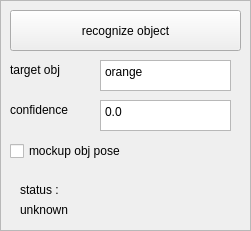
  <widget class="QFrame" name="fraPerception">
   <property name="geometry">
    <rect>
     <x>310</x>
     <y>310</y>
     <width>251</width>
     <height>231</height>
    </rect>
   </property>
   <property name="minimumSize">
    <size>
     <width>141</width>
     <height>41</height>
    </size>
   </property>
   <property name="frameShape">
    <enum>QFrame::StyledPanel</enum>
   </property>
   <property name="frameShadow">
    <enum>QFrame::Plain</enum>
   </property>
   <property name="lineWidth">
    <number>1</number>
   </property>
   <widget class="QPushButton" name="cmdPerception_recognize_obj">
    <property name="geometry">
     <rect>
      <x>10</x>
      <y>10</y>
      <width>231</width>
      <height>41</height>
     </rect>
    </property>
    <property name="text">
     <string>recognize object</string>
    </property>
   </widget>
   <widget class="QLabel" name="label_perception_target_object_name">
    <property name="geometry">
     <rect>
      <x>10</x>
      <y>60</y>
      <width>81</width>
      <height>21</height>
     </rect>
    </property>
    <property name="text">
     <string>&lt;html&gt;&lt;head/&gt;&lt;body&gt;&lt;p&gt;target obj&lt;/p&gt;&lt;/body&gt;&lt;/html&gt;</string>
    </property>
   </widget>
   <widget class="QPlainTextEdit" name="txtPerception_target_obj_name">
    <property name="geometry">
     <rect>
      <x>100</x>
      <y>60</y>
      <width>131</width>
      <height>31</height>
     </rect>
    </property>
    <property name="tabChangesFocus">
     <bool>false</bool>
    </property>
    <property name="plainText">
     <string>orange</string>
    </property>
    <property name="placeholderText">
     <string/>
    </property>
   </widget>
   <widget class="QLabel" name="label_perception_recognized_question_mark">
    <property name="geometry">
     <rect>
      <x>20</x>
      <y>180</y>
      <width>51</width>
      <height>21</height>
     </rect>
    </property>
    <property name="text">
     <string>&lt;html&gt;&lt;head/&gt;&lt;body&gt;&lt;p&gt;status :&lt;/p&gt;&lt;/body&gt;&lt;/html&gt;</string>
    </property>
   </widget>
   <widget class="QLabel" name="lblPerception_status_feedback">
    <property name="geometry">
     <rect>
      <x>20</x>
      <y>200</y>
      <width>221</width>
      <height>21</height>
     </rect>
    </property>
    <property name="text">
     <string>&lt;html&gt;&lt;head/&gt;&lt;body&gt;&lt;p&gt;unknown&lt;/p&gt;&lt;/body&gt;&lt;/html&gt;</string>
    </property>
   </widget>
   <widget class="QPlainTextEdit" name="txtPerception_confidence">
    <property name="geometry">
     <rect>
      <x>100</x>
      <y>100</y>
      <width>131</width>
      <height>31</height>
     </rect>
    </property>
    <property name="tabChangesFocus">
     <bool>false</bool>
    </property>
    <property name="plainText">
     <string>0.0</string>
    </property>
    <property name="placeholderText">
     <string/>
    </property>
   </widget>
   <widget class="QLabel" name="lblPerception_confidence">
    <property name="geometry">
     <rect>
      <x>10</x>
      <y>100</y>
      <width>81</width>
      <height>21</height>
     </rect>
    </property>
    <property name="text">
     <string>&lt;html&gt;&lt;head/&gt;&lt;body&gt;&lt;p&gt;confidence&lt;/p&gt;&lt;/body&gt;&lt;/html&gt;</string>
    </property>
   </widget>
   <widget class="QCheckBox" name="chkPerceptionMockupObjPose">
    <property name="geometry">
     <rect>
      <x>10</x>
      <y>140</y>
      <width>151</width>
      <height>22</height>
     </rect>
    </property>
    <property name="text">
     <string>mockup obj pose</string>
    </property>
   </widget>
  </widget>
